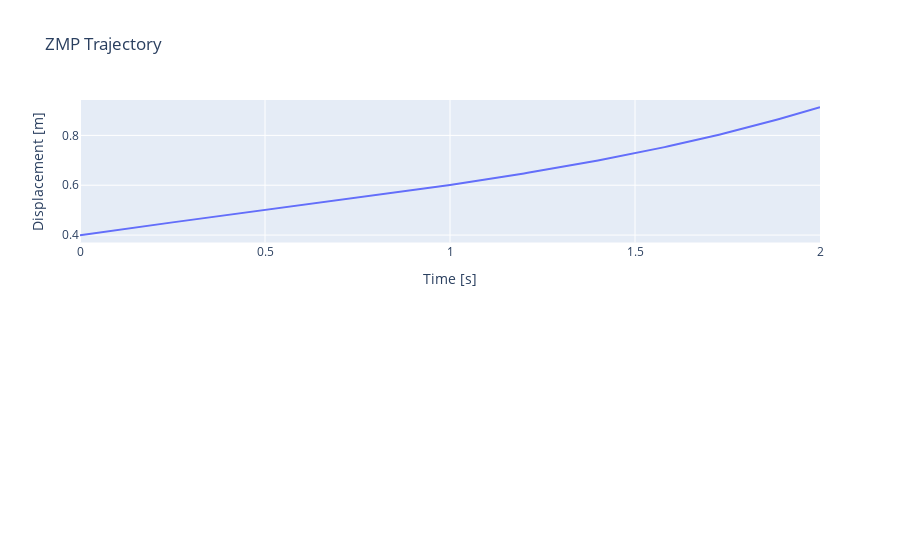

Notebook source saved alongside this figure:
### Code cell
import plotly.express as px
from plotly.subplots import make_subplots
import plotly.graph_objects as go


fig = make_subplots(rows=2, cols=1, vertical_spacing=0.25)#, subplot_titles=('X', 'Y'))
fig.add_trace(go.Scatter(x=t, y=x_com, mode='lines', name='x-zmp'), row=1, col=1)

fig.update_xaxes(title_text='Time [s]', row=1, col=1)
fig.update_xaxes(title_text='Time [s]', row=2, col=1)
fig.update_yaxes(title_text='Displacement [m]', row=1, col=1)
fig.update_yaxes(title_text='Displacement [m]', row=2, col=1)
fig.update_layout(title='ZMP Trajectory')
fig.show()

### Figure 1 — Plotly figure (JSON) as saved in the notebook; plotly's stock layout.template omitted (floating-point values rounded to 4 significant figures; data arrays with more than 128 entries replaced by an {"elided": "..."} marker saying what was removed)
{"data": [{"mode": "lines", "name": "x-zmp", "type": "scatter", "x": {"elided": "201 float values"}, "xaxis": "x", "y": {"elided": "201 float values"}, "yaxis": "y"}], "layout": {"title": {"text": "ZMP Trajectory"}, "xaxis": {"anchor": "y", "domain": [0, 1], "title": {"text": "Time [s]"}}, "xaxis2": {"anchor": "y2", "domain": [0, 1], "title": {"text": "Time [s]"}}, "yaxis": {"anchor": "x", "domain": [0.625, 1], "title": {"text": "Displacement [m]"}}, "yaxis2": {"anchor": "x2", "domain": [0, 0.375], "title": {"text": "Displacement [m]"}}}}
